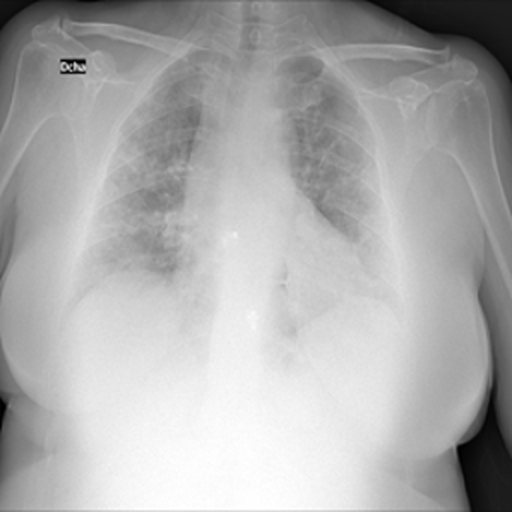
#> input picture assets/input_image_rdwt.png, 512 x 512 px, found by its file name
$ jupyter execute rdwt.ipynb
#> lines starting #> are read from the running program, lines starting #| are printed output that depends on the picture
#> further down, img is the input picture: shape (512, 512); min 0, max 255, mean 173.2
# RDWT

Code contributed by Abhayjit Singh Gulati (211IT085)

[cell 1]
import numpy as np
import matplotlib.pyplot as plt
import pywt
import cv2

[cell 2]
def rdwt(img):

    # Performing the Redundant Discrete Wavelet Transform (RDWT) with Haar wavelet
    coeffs_org = pywt.swt2(img, 'haar', level=1, axes=(0, 1))
#> coeffs_org = 1 item

    # Extracting the coefficients at each level
    A1, (B1, C1, D1) = coeffs_org[0]
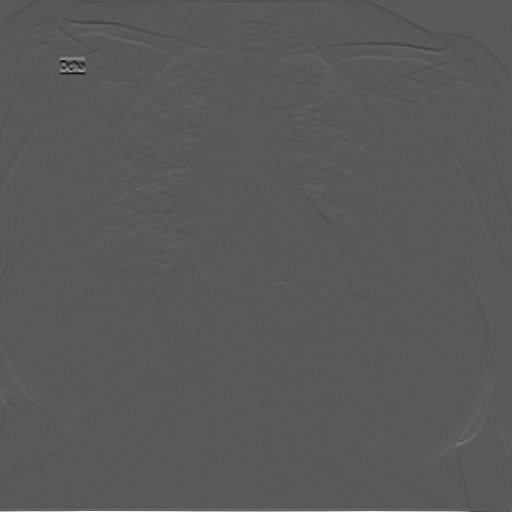
#> B1: shape (512, 512) float64; min -106.5, max 194.5, mean 0; drawn with min black and max white
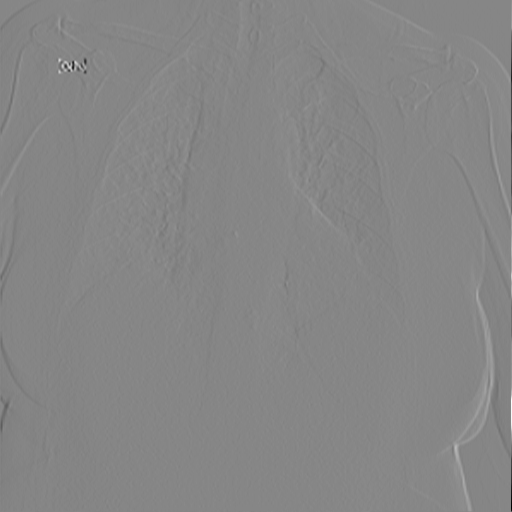
#> C1: shape (512, 512) float64; min -109, max 98, mean 0; drawn with min black and max white

    #Plotting the coefficients
    fig, axs = plt.subplots(2, 2, figsize=(10, 10))

    axs[0, 0].imshow(A1, cmap='gray'), axs[0, 0].set_title('A1 (LL)')
    axs[0, 1].imshow(B1, cmap='gray'), axs[0, 1].set_title('B1 (LH)')
    axs[1, 0].imshow(C1, cmap='gray'), axs[1, 0].set_title('C1 (HL)')
    axs[1, 1].imshow(D1, cmap='gray'), axs[1, 1].set_title('D1 (HH)')

    # # Adjust layout to prevent clipping
    # plt.tight_layout()

    # # Showing the plots
    # plt.show()

    return A1, B1, C1, D1

[cell 3]
img = cv2.imread('assets/input_image_rdwt.png', 0)

A1, B1, C1, D1 = rdwt(img)

# Saving the generated images as one image
A2 = np.concatenate((A1, B1), axis=1)
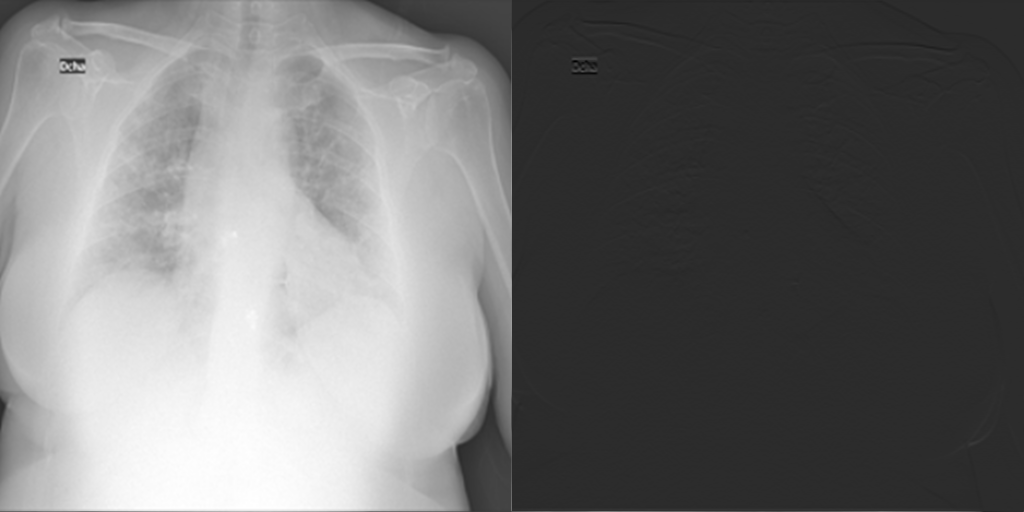
#> A2: shape (512, 1024) float64; min -106.5, max 510, mean 173.2; drawn with min black and max white
C2 = np.concatenate((C1, D1), axis=1)
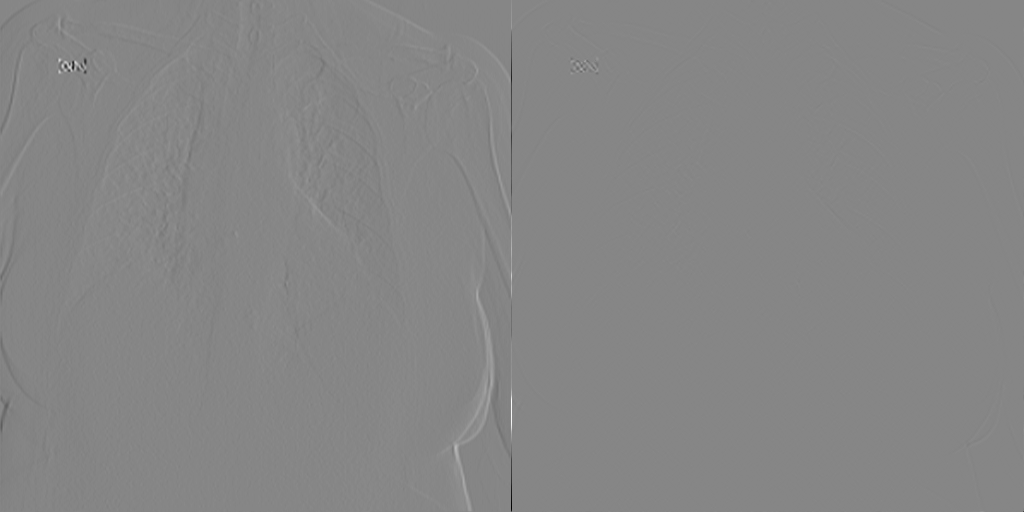
#> C2: shape (512, 1024) float64; min -109, max 98, mean 0; drawn with min black and max white
A2 = np.concatenate((A2, C2), axis=0)
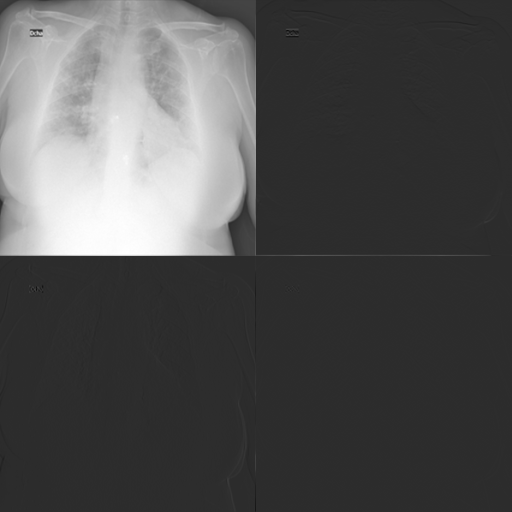
#> A2: shape (1024, 1024) float64 (shown at 1/2 size); min -109, max 510, mean 86.6; drawn with min black and max white

cv2.imwrite('generated_assets/image_rdwt.png', A2)
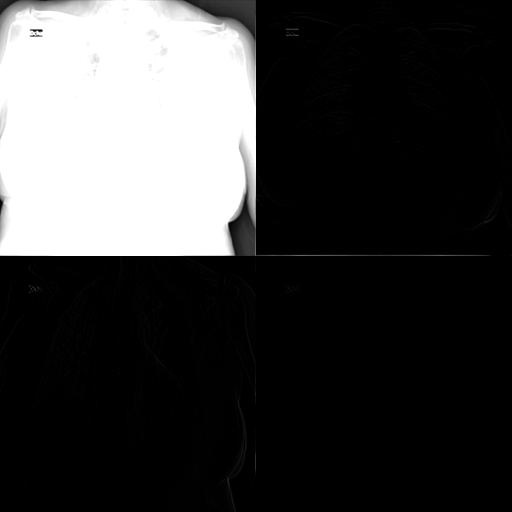
#> saved as image_rdwt.png: shape (1024, 1024) (shown at 1/2 size); min 0, max 255, mean 60.7
#> Out = True

[cell 4]
def irdwt(coefficients, wavelet='haar'):
    # Inverse wavelet transform
#> called with wavelet = 'haar'
    irdwt_result = pywt.idwt(coefficients[0], coefficients[1], wavelet, axis=-1)
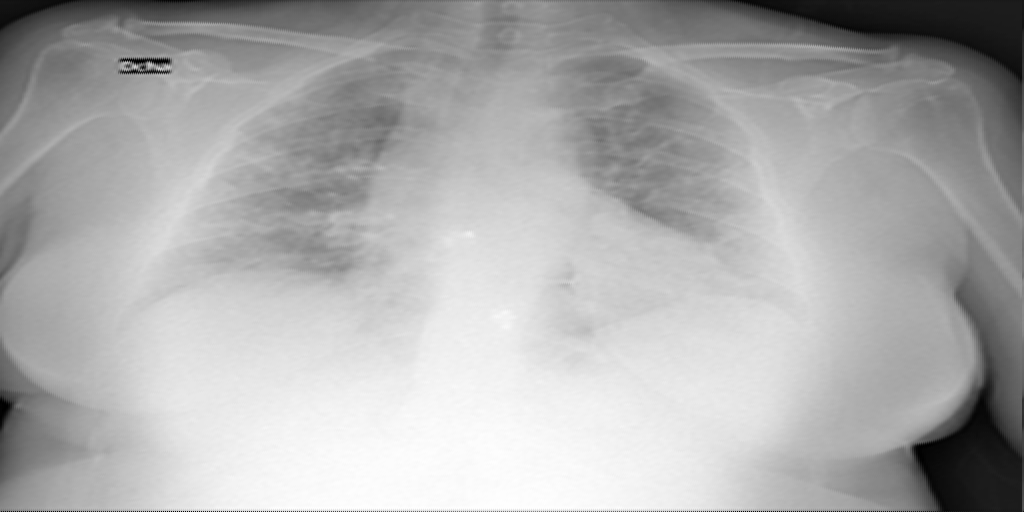
#> irdwt_result: shape (512, 1024) float64; min 0, max 360.6, mean 244.9; drawn with min black and max white
    return irdwt_result

[cell 5]
combined_coeffs = [A1, B1, C1, D1]
mark_img = irdwt(combined_coeffs)

mark_img_resized = cv2.resize(mark_img, (img.shape[1], img.shape[0]), interpolation=cv2.INTER_CUBIC)

# Display the original and the resized reconstructed image
fig, axs = plt.subplots(1, 2, figsize=(10, 10))

axs[0].imshow(img, cmap='gray')
axs[0].set_title('Original Image')

axs[1].imshow(mark_img_resized, cmap='gray')
axs[1].set_title('Reconstructed Image')


plt.savefig('generated_assets/irdwt.png')
# Adjust layout to prevent clipping
# plt.tight_layout()
# plt.show()

$ run again, with assets/input_image.png copied over assets/input_image_rdwt.png
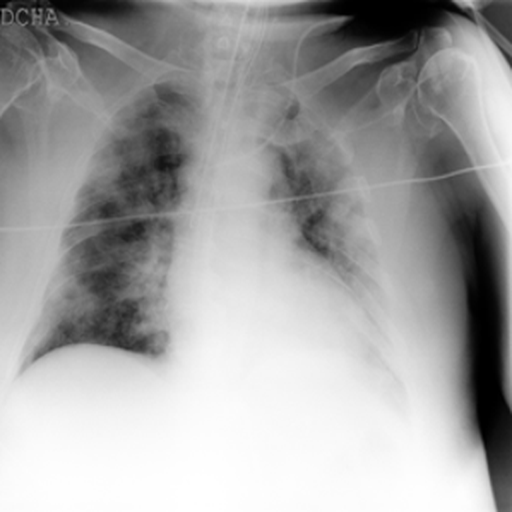
#> input picture assets/input_image.png, 512 x 512 px, found by its file name
#> img is the input picture: shape (512, 512); min 0, max 255, mean 163.7
#> coeffs_org = 1 item
#> `cv2.imwrite('generated_assets/image_rdwt.png', A2)`:
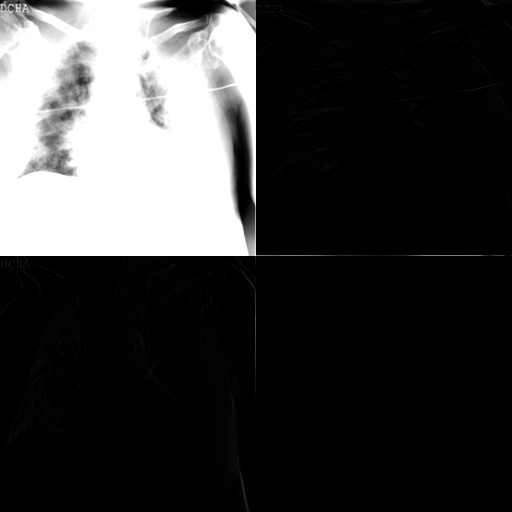
#> saved as image_rdwt.png: shape (1024, 1024) (shown at 1/2 size); min 0, max 255, mean 56.8
#> Out = True
#> in irdwt, `irdwt_result = pywt.idwt(coefficients[0], coefficients[1], wavelet, ax..`:
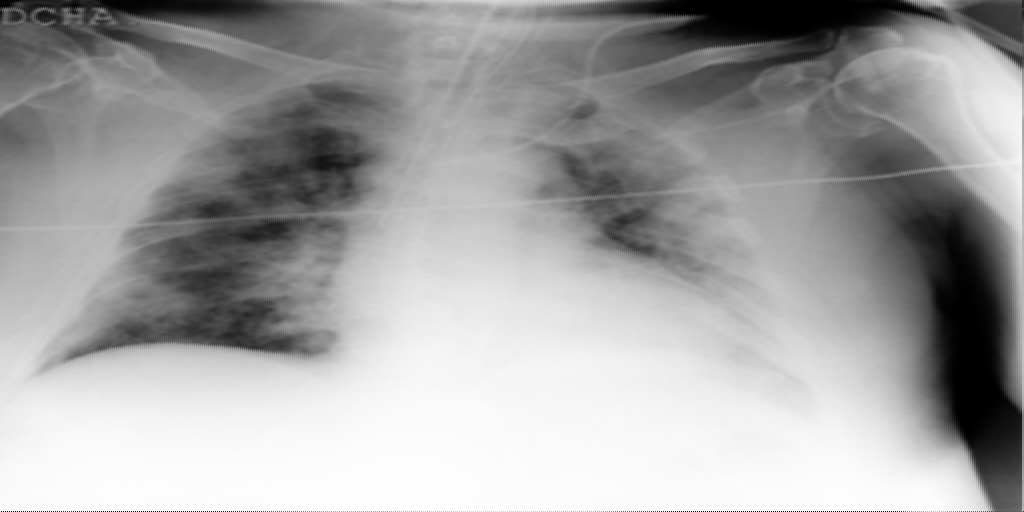
#> irdwt_result: shape (512, 1024) float64; min 0, max 360.6, mean 231.5; drawn with min black and max white

$ run again, with assets/input_image_arnold.png copied over assets/input_image_rdwt.png
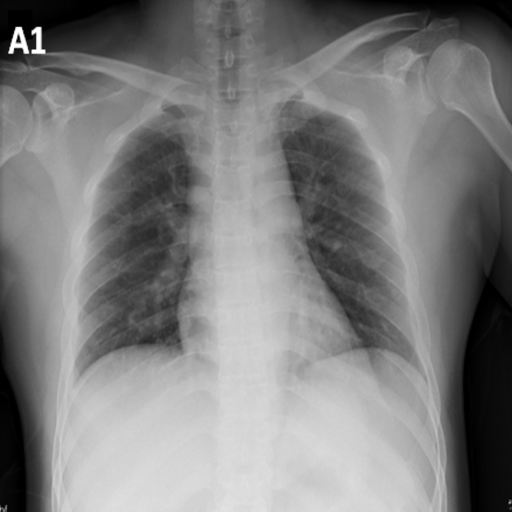
#> input picture assets/input_image_arnold.png, 512 x 512 px, found by its file name
#> img is the input picture: shape (512, 512); min 0, max 255, mean 126.1
#> coeffs_org = 1 item
#> `cv2.imwrite('generated_assets/image_rdwt.png', A2)`:
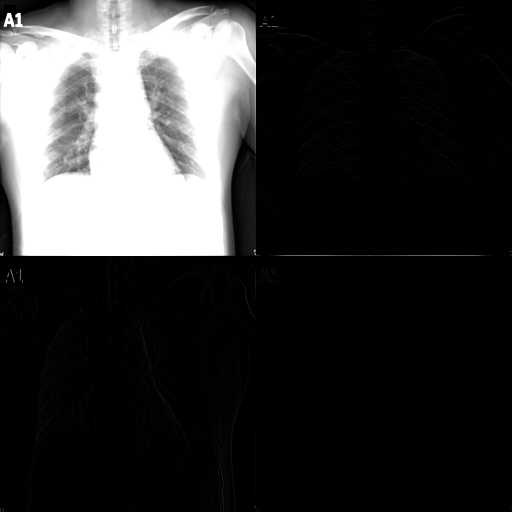
#> saved as image_rdwt.png: shape (1024, 1024) (shown at 1/2 size); min 0, max 255, mean 51.5
#> Out = True
#> in irdwt, `irdwt_result = pywt.idwt(coefficients[0], coefficients[1], wavelet, ax..`:
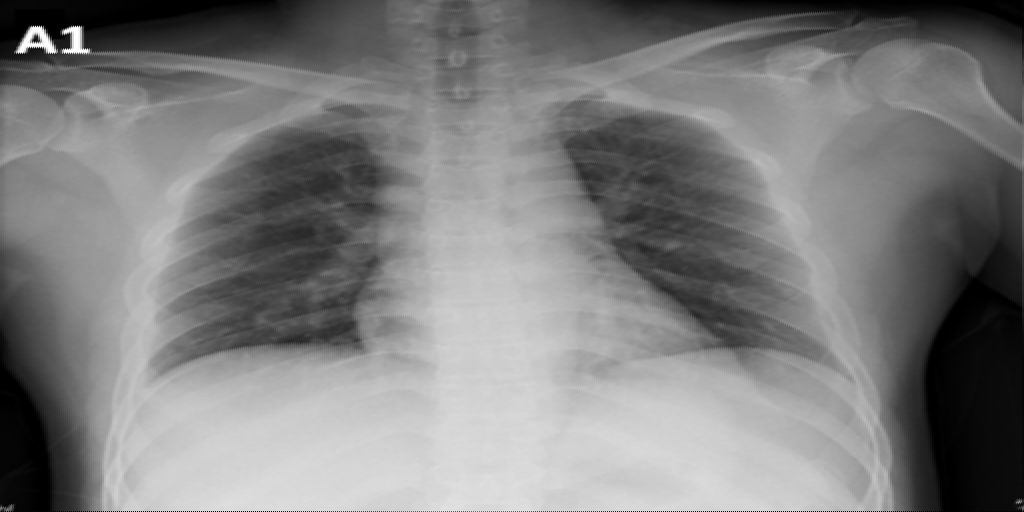
#> irdwt_result: shape (512, 1024) float64; min 0, max 360.6, mean 178.3; drawn with min black and max white
